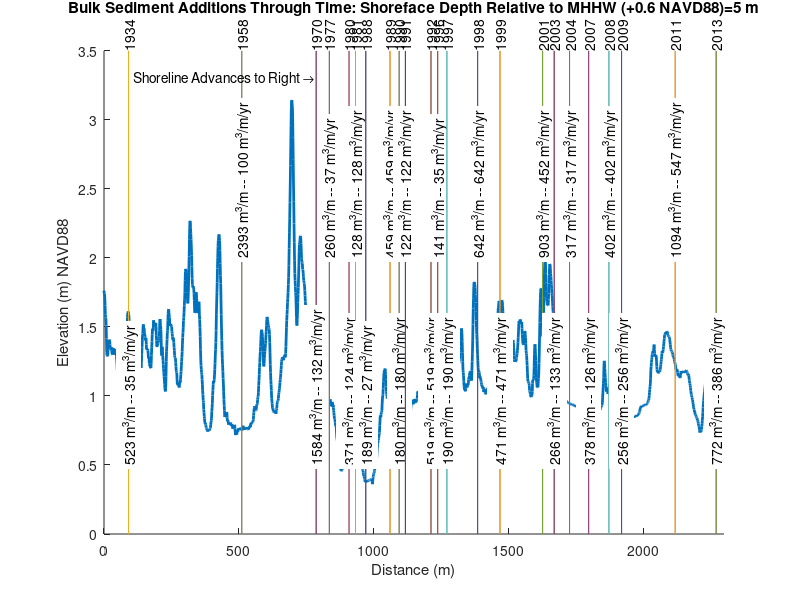
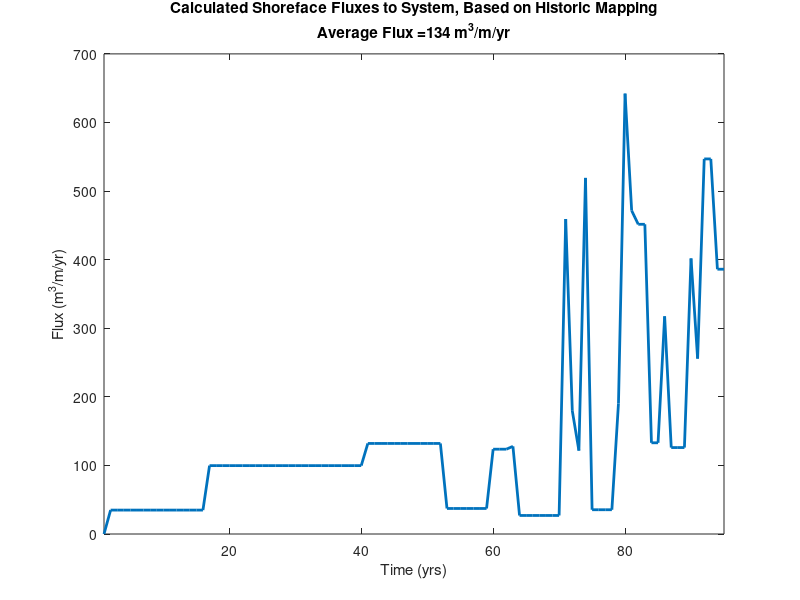
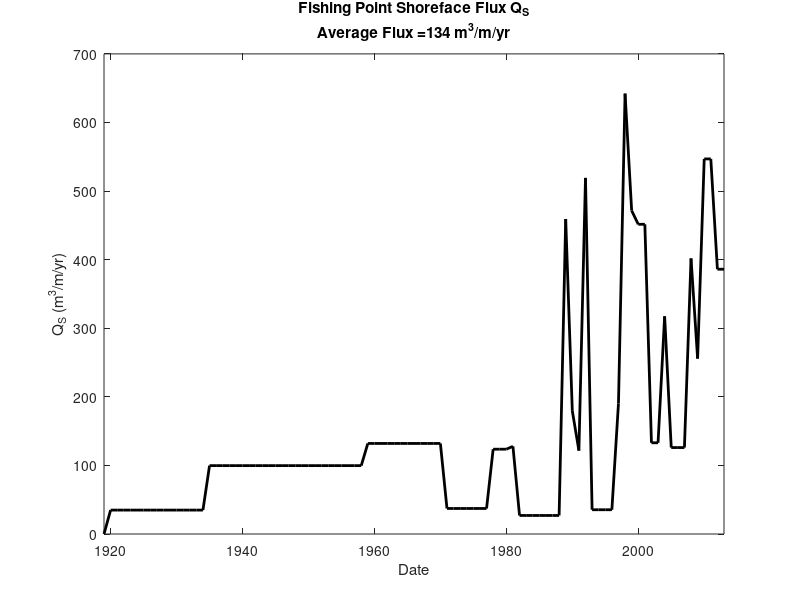

The MATLAB source for these figures, in order:
clear all; close all; clc
a=csvread('FP_Profile.csv');
Distance=a(:,1);
NAVD88=a(:,2);
Breaks=[91,511,787,836,909,933,971,1061,1095,1118,1213,1238,1272,1386,1469,1627,1670,1727,1798,1873,1920,2119,2271];
Years=[1934,1958,1970,1977,1980,1981,1988,1989,1990,1991,1992,1996,1997,1998,1999,2001,2003,2004,2007,2008,2009,2011,2013];
Depth=4.4;

figure(1)
hold on
plot(Distance,NAVD88,'linewidth',2)

n=length(Years);
refdist=0;
refindex=1;
refyr=1919;

BinProgradation=NaN(1,n);
BinInterval=NaN(1,n);
BinVolume=NaN(1,n);
BinFlux=NaN(1,n);
for i=1:n
yr=Years(i);
plot([Breaks(i),Breaks(i)],[0,3.5]); h=text(Breaks(i),3.5,['' num2str(yr) '']);  set(h,'Rotation',90);
[m,index] = min(abs(Distance-Breaks(i)));
L=Distance(index)-refdist;
BinProgradation(i)=L;
bin=sum(NAVD88(refindex:index))+Depth*L;
BinVolume(i)=bin;
refindex=index;
refdist=Distance(index);
yrs=yr-refyr;
BinInterval(i)=yrs;
refyr=yr;
flux=bin/yrs;
BinFlux(i)=flux;
bin=round(bin);
flux=round(flux);
    if mod(i,2) == 0 %number is even
    gg=2;
    else %number is odd 
    gg=0.5;
    end
plot([Breaks(i),Breaks(i)],[0,3.5]); h=text(Breaks(i),gg,['' num2str(bin) ' m^3/m -- ' num2str(flux) ' m^3/m/yr']);  set(h,'Rotation',90);
set(h,'BackgroundColor','w');
end
h=text(110,3.3,'Shoreline Advances to Right \rightarrow');
title({'Bulk Sediment Additions Through Time: Shoreface Depth Relative to MHHW (+0.6 NAVD88)=5 m',' ',' ',' '})
xlabel('Distance (m)')
ylabel('Elevation (m) NAVD88')
xlim([0 2300])

FluxVector=0;
nn=length(BinInterval);
for j=1:nn
yrs=BinInterval(j);
for jj=1:yrs
    yy=BinFlux(j);
    FluxVector=[FluxVector yy];
end
end
nfluxvector=length(FluxVector)-1;
AverageFlux=(sum(FluxVector(2:end))/nfluxvector);
AverageFlux=round(AverageFlux);

figure (2)
plot(FluxVector,'linewidth',2);
title({['Calculated Shoreface Fluxes to System, Based on Historic Mapping'],['Average Flux =' num2str(AverageFlux) ' m^3/m/yr']})
xlabel('Time (yrs)')
ylabel('Flux (m^3/m/yr)')
xlim([1 95])

Dates=linspace(1919,2013,95);
figure (3)
plot(Dates,FluxVector,'k','linewidth',2);
title({['Fishing Point Shoreface Flux Q_S'],['Average Flux =' num2str(AverageFlux) ' m^3/m/yr']})
xlabel('Date')
ylabel('Q_S (m^3/m/yr)')
xlim([1919 2013])

